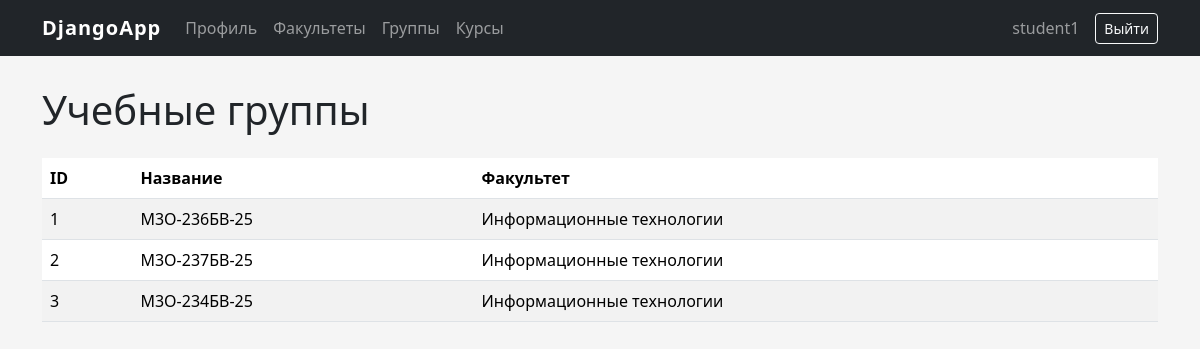
Screenshot of /groups/ (signed in) with the database file from the repository.
### accounts/models.py (models this page shows, shortened)
class AcademicGroup(models.Model):
    name = models.CharField(max_length=50)
    department = models.ForeignKey(
        Department,
        on_delete=models.CASCADE,
        related_name='groups')

class Department(models.Model):
    name = models.CharField(max_length=200)

### accounts/views.py (the view)
# urls.py: path('groups/', views.academic_group_list, name='academic_group_list'),
@login_required
def academic_group_list(request):
    groups = AcademicGroup.objects.select_related(
        'department'
    ).all()
    return render(
        request,
        'group_list.html',
        {
            'groups': groups,
            'is_methodist': is_methodist(
                request.user
            ),
        }
    )

### accounts/views.py (called while the page is built)
def is_methodist(user):
    return user.groups.filter(
        name='Методист'
    ).exists()

### templates/group_list.html (shortened to what this page needs)
{% extends 'base.html' %}
{% block content %}
<div class="d-flex justify-content-between mb-3">
    <h1>Учебные группы</h1>
</div>
<table class="table table-striped">
    <thead>
        <tr>
            <th>ID</th>
            <th>Название</th>
            <th>Факультет</th>
        </tr>
    </thead>
    <tbody>
        {% for group in groups %}
        <tr>
            <td>
                {{ group.id }}
            </td>
            <td>
                {{ group.name }}
            </td>
            <td>
                {{ group.department.name }}
            </td>
        </tr>
        {% endfor %}
    </tbody>
</table>
{% endblock %}

### templates/base.html (shortened to what this page needs)
{% load static %}
<!DOCTYPE html>
<html lang="ru">
<head>
    <link rel="stylesheet" href="{% static 'vendor/bootstrap/css/bootstrap.min.css' %}">
    <link rel="stylesheet" href="{% static 'css/style.css' %}">
</head>
<body>
<nav class="navbar navbar-expand-lg navbar-dark bg-dark">
    <div class="container">
        <a class="navbar-brand"
           href="/profile/">
            DjangoApp
        </a>
        <div class="navbar-nav me-auto">
            <a class="nav-link" href="/profile/">Профиль</a>
            <a class="nav-link" href="/departments/">Факультеты</a>
            <a class="nav-link" href="/groups/">Группы</a>
            <a class="nav-link" href="/courses/">Курсы</a>
        </div>
        {% if user.is_authenticated %}
            <span class="navbar-text me-3">
                {{ user.username }}
            </span>
            <form method="post"
                  action="/accounts/logout/">
                <button class="btn btn-outline-light btn-sm"
                        type="submit">
                    Выйти
                </button>
            </form>
        {% endif %}
    </div>
</nav>
<div class="container page-container">
    {% block content %}
    {% endblock %}
</div>
</body>
</html>

### static/css/style.css (style rules this page uses)
body { background-color: #f5f5f5; }
.page-container { margin-top: 30px; }
.navbar-brand { font-weight: bold; letter-spacing: 1px; }

### rows the page displays
AcademicGroup: id "1", name "М3О-236БВ-25", department.name "Информационные технологии"
AcademicGroup: id "2", name "М3О-237БВ-25", department.name "Информационные технологии"
AcademicGroup: id "3", name "М3О-234БВ-25", department.name "Информационные технологии"

### other values shown
{{ user.username }} "student1"
